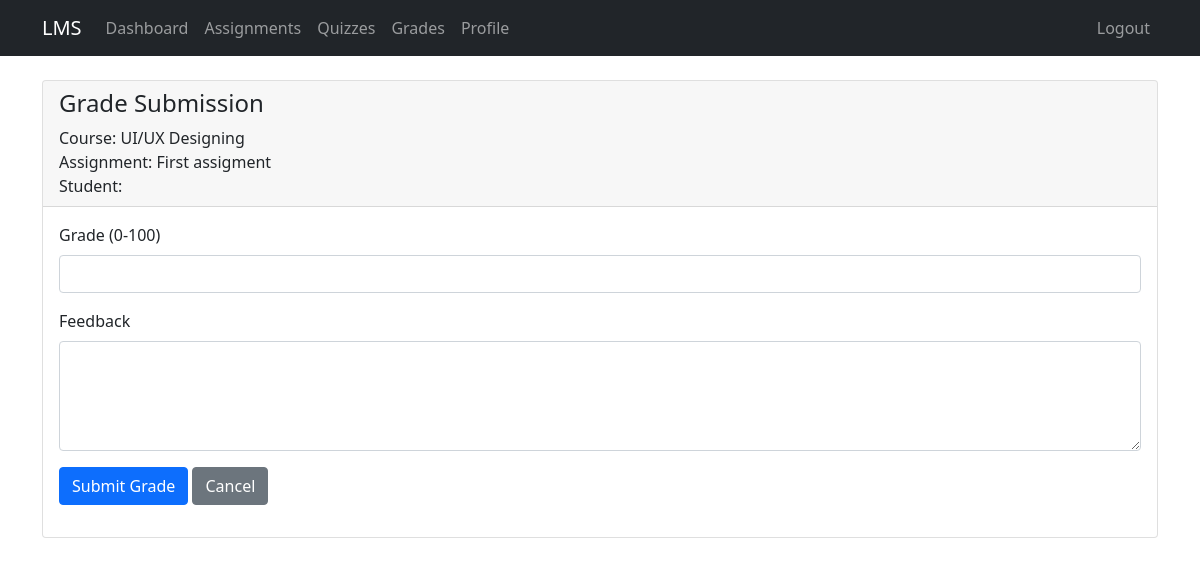
/grade_submission.php?id=7 (signed in), run on the app's committed database.
### tables this page shows
CREATE TABLE `submissions` (
  `submission_id` int(11) NOT NULL,
  `assignment_id` int(11) NOT NULL,
  `student_id` int(11) NOT NULL,
  `file_path` varchar(255) DEFAULT NULL,
  `submitted_at` datetime NOT NULL DEFAULT current_timestamp(),
  `grade` float DEFAULT NULL,
  `feedback` text DEFAULT NULL
);

CREATE TABLE `courses` (
  `course_id` int(11) NOT NULL,
  `title` varchar(150) NOT NULL,
  `description` text DEFAULT NULL,
  `instructor_id` int(11) NOT NULL,
  `created_at` timestamp NOT NULL DEFAULT current_timestamp()
);

CREATE TABLE `assignments` (
  `assignment_id` int(11) NOT NULL,
  `course_id` int(11) NOT NULL,
  `title` varchar(150) NOT NULL,
  `description` text DEFAULT NULL,
  `due_date` datetime DEFAULT NULL,
  `created_at` timestamp NOT NULL DEFAULT current_timestamp()
);

### grade_submission.php (the view, shortened to what this page needs)
<?php
require_once "config/database.php";
$submission_id = (int)$_GET['id'];
$instructor_id = (int)$_SESSION["id"];
$sql = "SELECT s.*, a.title as assignment_title, c.title as course_title, c.instructor_id, u.full_name
        FROM submissions s
        JOIN assignments a ON s.assignment_id = a.assignment_id
        JOIN courses c ON a.course_id = c.course_id
        JOIN users u ON s.student_id = u.user_id
        WHERE s.submission_id = ? AND c.instructor_id = ?";
$stmt = mysqli_prepare($conn, $sql);
mysqli_stmt_bind_param($stmt, "ii", $submission_id, $instructor_id);
mysqli_stmt_execute($stmt);
$result = mysqli_stmt_get_result($stmt);
$submission = mysqli_fetch_assoc($result);
?>
<!DOCTYPE html>
<html lang="en">
<head>
    <link href="https://cdn.jsdelivr.net/npm/bootstrap@5.1.3/dist/css/bootstrap.min.css" rel="stylesheet">
</head>
<body>
    <nav class="navbar navbar-expand-lg navbar-dark bg-dark">
        <div class="container">
            <a class="navbar-brand" href="index.php">LMS</a>
            <div class="collapse navbar-collapse" id="navbarNav">
                <ul class="navbar-nav">
                    <li class="nav-item">
                        <a class="nav-link" href="index.php">Dashboard</a>
                    </li>
                    <li class="nav-item">
                        <a class="nav-link" href="assignments.php">Assignments</a>
                    </li>
                    <li class="nav-item">
                        <a class="nav-link" href="quizzes.php">Quizzes</a>
                    </li>
                    <li class="nav-item">
                        <a class="nav-link" href="grades.php">Grades</a>
                    </li>
                    <li class="nav-item">
                        <a class="nav-link" href="profile.php">Profile</a>
                    </li>
                </ul>
                <ul class="navbar-nav ms-auto">
                    <li class="nav-item">
                        <a class="nav-link" href="logout.php">Logout</a>
                    </li>
                </ul>
            </div>
        </div>
    </nav>
    <div class="container mt-4">
        <div class="card">
            <div class="card-header">
                <h4>Grade Submission</h4>
                <p class="mb-0">Course: <?php echo htmlspecialchars($submission['course_title']); ?></p>
                <p class="mb-0">Assignment: <?php echo htmlspecialchars($submission['assignment_title']); ?></p>
                <p class="mb-0">Student: <?php echo htmlspecialchars($submission['full_name']); ?></p>
            </div>
            <div class="card-body">
                <form action="<?php echo htmlspecialchars($_SERVER["PHP_SELF"] . "?id=" . $submission_id); ?>" method="post">
                    <div class="mb-3">
                        <label class="form-label">Grade (0-100)</label>
                        <input type="number" name="grade" class="form-control <?php echo (!empty($grade_err)) ? 'is-invalid' : ''; ?>" value="<?php echo isset($grade) ? $grade : ''; ?>" min="0" max="100" step="0.1" required>
                    </div>
                    <div class="mb-3">
                        <label class="form-label">Feedback</label>
                        <textarea name="feedback" class="form-control" rows="4"><?php echo isset($feedback) ? $feedback : ''; ?></textarea>
                    </div>
                    <div class="mb-3">
                        <button type="submit" class="btn btn-primary">Submit Grade</button>
                        <a href="view_submissions.php?id=<?php echo $submission['assignment_id']; ?>" class="btn btn-secondary">Cancel</a>
                    </div>
                </form>
            </div>
        </div>
    </div>
</body>
</html>

### data on the page
submissions: courses.title "UI/UX Designing", assignment.title "First assigment"
